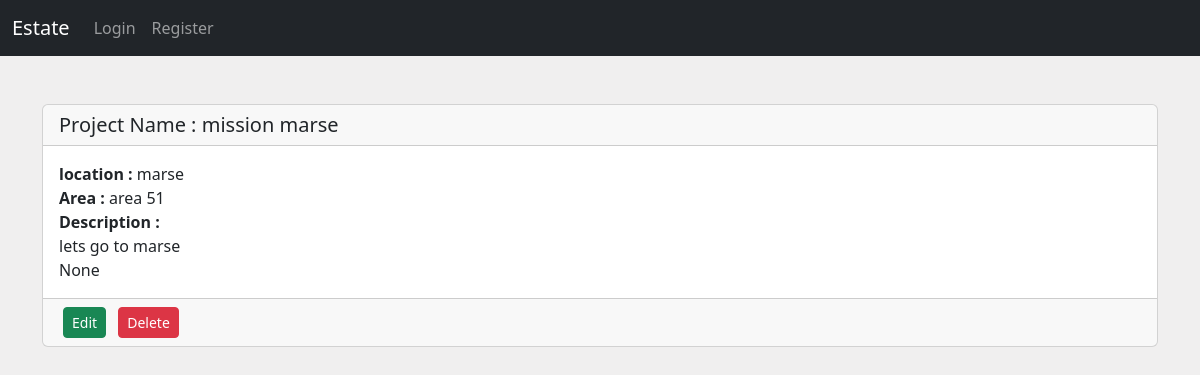
The app's page /view_project/4 with its own data.
### main/models.py (models this page shows, shortened)
class Project(models.Model):
  project_name = models.CharField( max_length=100)
  add_properties = models.ManyToManyField("Property", related_name='project', blank=True)
  project_location = models.CharField( max_length=50)
  project_area = models.CharField( max_length=50)
  project_description = models.TextField(max_length=1000)
  owner = models.IntegerField(blank=False, default=1)

### main/views.py (the view)
# urls.py: path('view_project/<int:project_id>', views.view_project, name='view_project' ),
def view_project(request, project_id):
    pro = Project.objects.get(pk=project_id)
    return render(request, 'view_project.html', {'project' : pro})

### main/templates/view_project.html (shortened to what this page needs)
{% extends "base.html" %}
{% block content %}
<div class='container my-5'>
    <div class="card">
      <h5 class="card-header">Project Name : {{ project.project_name }}</h5>
      <div class="card-body">
        <b>location :</b> {{ project.project_location }}</br>
        <b>Area :</b> {{ project.project_area }}</br>
        <b>Description :</b>
        <div style="max-width: 13000px; overflow: hidden; text-overflow: ellipsis;">
          {{ project.project_description }}
        </div>
        {% if project.add_properties.all %}
        <b>Properties :</b>
        <ul>
          {% for property in project.add_properties.all %}
            <a href="{% url "view_property" property.id %}"><li>{{ property.property_title }}</li></a>
          {% endfor %}
        </ul>
        {% else %}
          None </br>
        {% endif %}
      </div>
      <div class="card-footer text-body-secondary">
        <a class='btn btn-success btn-sm mx-1' href="{% url "edit_project" project.id %}">Edit</a>
        <a class='btn btn-danger btn-sm mx-1' align='right' href="{% url "delete_project" project.id %}" onclick="return confirm('Are you sure u want to delete this client?')">Delete</a>
      </div>
    </div>
</div>
{% endblock content %}

### main/templates/base.html (style rules this page uses)
body { background-color: rgb(240, 239, 239); }

### records on screen
Project: project_name "mission marse", project_location "marse", project_area "area 51", project_description "lets go to marse"
